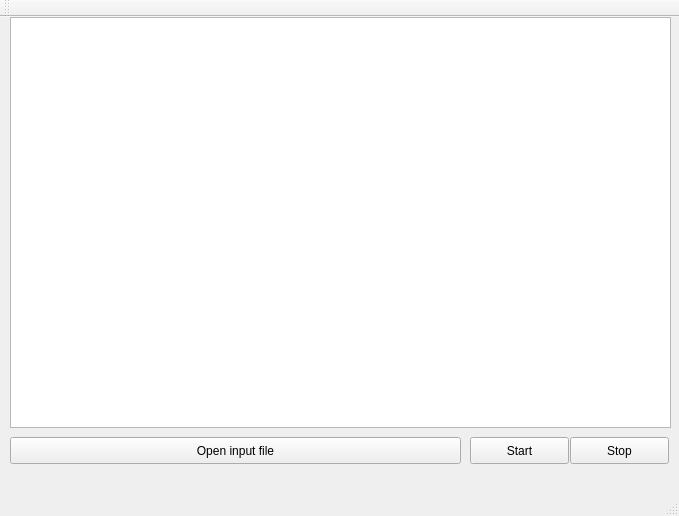
<?xml version="1.0" encoding="UTF-8"?>
<ui version="4.0">
 <class>SamuGUI</class>
 <widget class="QMainWindow" name="SamuGUI">
  <property name="geometry">
   <rect>
    <x>0</x>
    <y>0</y>
    <width>679</width>
    <height>516</height>
   </rect>
  </property>
  <property name="windowTitle">
   <string>SamuGUI</string>
  </property>
  <widget class="QWidget" name="centralWidget">
   <widget class="QPushButton" name="pushButton">
    <property name="geometry">
     <rect>
      <x>470</x>
      <y>420</y>
      <width>99</width>
      <height>27</height>
     </rect>
    </property>
    <property name="text">
     <string>Start</string>
    </property>
   </widget>
   <widget class="QPushButton" name="pushButton_2">
    <property name="geometry">
     <rect>
      <x>570</x>
      <y>420</y>
      <width>99</width>
      <height>27</height>
     </rect>
    </property>
    <property name="text">
     <string>Stop</string>
    </property>
   </widget>
   <widget class="QTextBrowser" name="textBrowser">
    <property name="geometry">
     <rect>
      <x>10</x>
      <y>0</y>
      <width>661</width>
      <height>411</height>
     </rect>
    </property>
   </widget>
   <widget class="QPushButton" name="pushButton_3">
    <property name="geometry">
     <rect>
      <x>10</x>
      <y>420</y>
      <width>451</width>
      <height>27</height>
     </rect>
    </property>
    <property name="text">
     <string>Open input file</string>
    </property>
   </widget>
  </widget>
  <widget class="QMenuBar" name="menuBar">
   <property name="geometry">
    <rect>
     <x>0</x>
     <y>0</y>
     <width>679</width>
     <height>25</height>
    </rect>
   </property>
  </widget>
  <widget class="QToolBar" name="mainToolBar">
   <attribute name="toolBarArea">
    <enum>TopToolBarArea</enum>
   </attribute>
   <attribute name="toolBarBreak">
    <bool>false</bool>
   </attribute>
  </widget>
  <widget class="QStatusBar" name="statusBar"/>
 </widget>
 <layoutdefault spacing="6" margin="11"/>
 <resources/>
 <connections/>
</ui>
